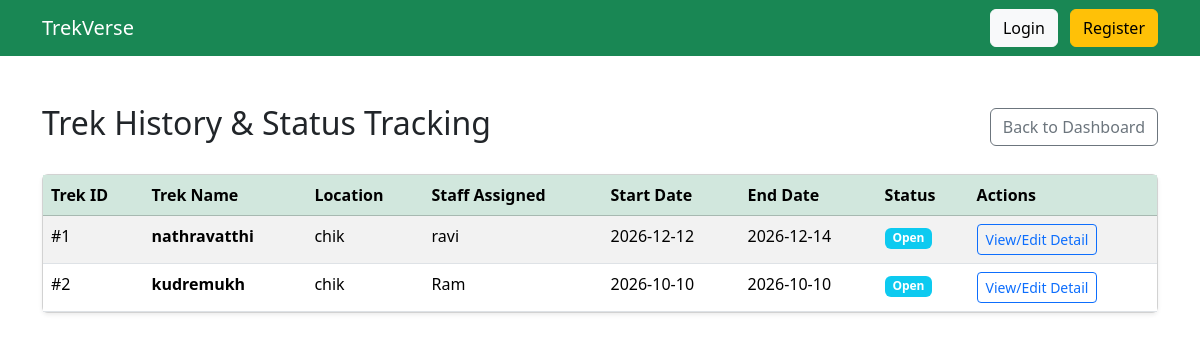
/admin/trek-history (signed in), run on an earlier commit of the app's database.
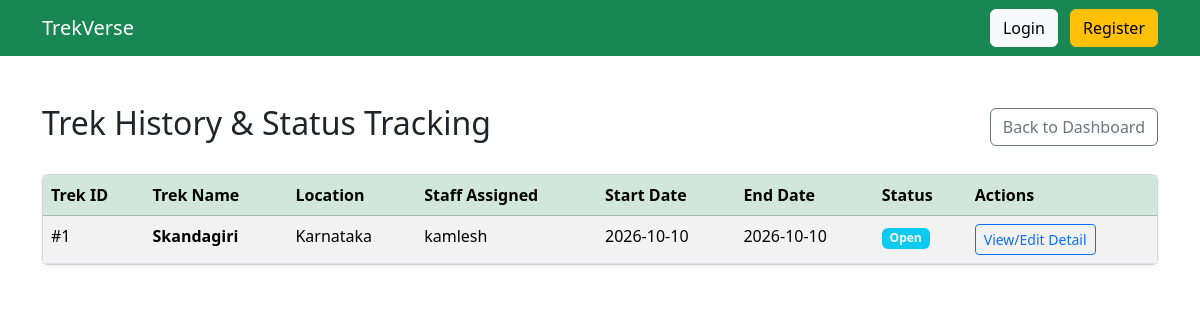
And on a later commit of the database.
### models.py (models this page shows)
class Trek(db.Model):
    __tablename__ = "treks"
    id = db.Column(db.Integer, primary_key=True)
    name = db.Column(db.String(100), nullable=False)
    location = db.Column(db.String(100), nullable=False)
    difficulty = db.Column(db.String(20), nullable=False)
    duration = db.Column(db.Integer, nullable=False)
    available_slots = db.Column(db.Integer, nullable=False)
    status = db.Column(db.String(20), default="Pending")
    start_date = db.Column(db.Date)
    end_date = db.Column(db.Date)
    description = db.Column(db.Text)
    staff_id = db.Column(
        db.Integer,
        db.ForeignKey("users.id")
    )
    created_at = db.Column(
        db.DateTime,
        default=datetime.utcnow
    )
    bookings = db.relationship(
        "Booking",
        backref="trek",
        lazy=True
    )

class User(db.Model):
    __tablename__ = "users"
    id = db.Column(db.Integer, primary_key=True)
    name = db.Column(db.String(100), nullable=False)
    email = db.Column(db.String(120), unique=True, nullable=False)
    password = db.Column(db.String(255), nullable=False)
    phone = db.Column(db.String(15))
    role = db.Column(db.String(20), nullable=False)
    approved = db.Column(db.Boolean, default=False)
    blacklisted = db.Column(db.Boolean, default=False)
    experience_years = db.Column(db.Integer, default=0)
    skills = db.Column(db.String(255), default="")
    bio = db.Column(db.Text, default="")
    created_at = db.Column(db.DateTime, default=datetime.utcnow)
    managed_treks = db.relationship(
        "Trek",
        backref="staff",
        lazy=True
    )
    bookings = db.relationship(
        "Booking",
        backref="user",
        lazy=True
    )

### routes.py (the view)
    @app.route("/admin/trek-history")
    def admin_trek_history():
        if "user_id" not in session or session["role"] != "admin":
            return "Access Denied"
        treks = Trek.query.order_by(Trek.start_date.desc()).all()
        return render_template("admin/trek_history.html", treks=treks)

### templates/admin/trek_history.html
{% extends "base.html" %}
{% block content %}
<div class="d-flex justify-content-between align-items-center mb-4">
    <h2>Trek History & Status Tracking</h2>
    <a href="/admin/dashboard" class="btn btn-outline-secondary">Back to Dashboard</a>
</div>
<div class="card shadow-sm">
    <div class="card-body p-0">
        <table class="table table-striped table-hover mb-0">
            <thead class="table-success">
                <tr>
                    <th>Trek ID</th>
                    <th>Trek Name</th>
                    <th>Location</th>
                    <th>Staff Assigned</th>
                    <th>Start Date</th>
                    <th>End Date</th>
                    <th>Status</th>
                    <th>Actions</th>
                </tr>
            </thead>
            <tbody>
                {% for trek in treks %}
                <tr>
                    <td>#{{ trek.id }}</td>
                    <td><strong>{{ trek.name }}</strong></td>
                    <td>{{ trek.location }}</td>
                    <td>{{ trek.staff.name if trek.staff else 'Unassigned' }}</td>
                    <td>{{ trek.start_date.strftime('%Y-%m-%d') if trek.start_date else 'N/A' }}</td>
                    <td>{{ trek.end_date.strftime('%Y-%m-%d') if trek.end_date else 'N/A' }}</td>
                    <td>
                        <span class="badge {% if trek.status == 'Completed' %}bg-success{% elif trek.status == 'Started' or trek.status == 'Ongoing' %}bg-primary{% elif trek.status == 'Open' %}bg-info{% elif trek.status == 'Closed' %}bg-secondary{% else %}bg-warning text-dark{% endif %}">
                            {{ trek.status }}
                        </span>
                    </td>
                    <td>
                        <a href="/admin/admin_treks/edit/{{ trek.id }}" class="btn btn-sm btn-outline-primary">View/Edit Detail</a>
                    </td>
                </tr>
                {% else %}
                <tr>
                    <td colspan="8" class="text-center py-4">No treks found in history.</td>
                </tr>
                {% endfor %}
            </tbody>
        </table>
    </div>
</div>
{% endblock %}

What changed in the data, as far as the page shows it:
removed Trek: id "2", name "kudremukh", location "chik", staff "Ram", start_date "2026-10-10", end_date "2026-10-10", status "Open"
changed Trek "Open": name "nathravatthi" → "Skandagiri"; location "chik" → "Karnataka"; staff "ravi" → "kamlesh"; start_date "2026-12-12" → "2026-10-10"; end_date "2026-12-14" → "2026-10-10"
